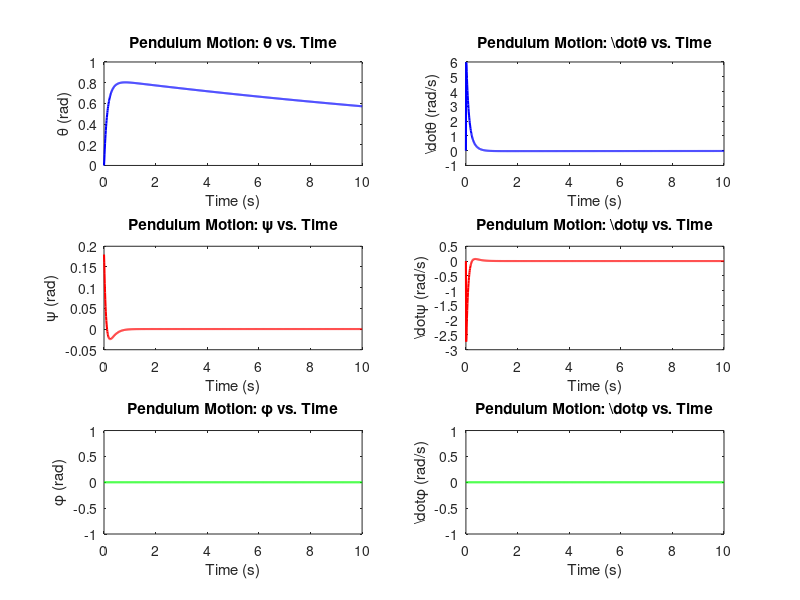

Source code (MATLAB):
function pendulum_simulation()

    % Initial conditions
    x0 = [0; 0.18; 0; 0; 0; 0]; % [theta; psi; phi; dot{theta}; dot{psi}; dot{phi}]

    % Time span for simulation
    tspan = 0:0.01:10; % From 0 to 10 seconds with a time step of 0.01 seconds

    % Solve the differential equations using ode45 solver
    [t, x] = ode45(@penduloinvertido_f, tspan, x0);

    % Extract the states for plotting
    theta = x(:, 1);
    psi = x(:, 2);
    phi = x(:, 3);
    dot_theta = x(:, 4);
    dot_psi = x(:, 5);
    dot_phi = x(:, 6);

    % Plot the results
    figure;

    subplot(3, 2, 1);
    plot(t, theta, 'b', 'LineWidth', 1.5);
    xlabel('Time (s)');
    ylabel('\theta (rad)');
    title('Pendulum Motion: \theta vs. Time');

    subplot(3, 2, 3);
    plot(t, psi, 'r', 'LineWidth', 1.5);
    xlabel('Time (s)');
    ylabel('\psi (rad)');
    title('Pendulum Motion: \psi vs. Time');

    subplot(3, 2, 5);
    plot(t, phi, 'g', 'LineWidth', 1.5);
    xlabel('Time (s)');
    ylabel('\phi (rad)');
    title('Pendulum Motion: \phi vs. Time');

    subplot(3, 2, 2);
    plot(t, dot_theta, 'b', 'LineWidth', 1.5);
    xlabel('Time (s)');
    ylabel('\dot{\theta} (rad/s)');
    title('Pendulum Motion: \dot{\theta} vs. Time');

    subplot(3, 2, 4);
    plot(t, dot_psi, 'r', 'LineWidth', 1.5);
    xlabel('Time (s)');
    ylabel('\dot{\psi} (rad/s)');
    title('Pendulum Motion: \dot{\psi} vs. Time');

    subplot(3, 2, 6);
    plot(t, dot_phi, 'g', 'LineWidth', 1.5);
    xlabel('Time (s)');
    ylabel('\dot{\phi} (rad/s)');
    title('Pendulum Motion: \dot{\phi} vs. Time');

end

function dx = penduloinvertido_f(t, x)
    % Variaveis de estado
    theta = x(1);
    psi = x(2);
    phi = x(3);

    % Derivadas das variaveis de estado
    theta_dot = x(4);
    psi_dot = x(5);
    phi_dot = x(6);

    % Parametros do sistema
    g = 9.8;  % gravidade
    m = 0.03; % peso da roda
    R = 0.04; % raio da roda
    Jw = m * R^2 / 2; % momento de inercia da roda
    M = 0.6;  % peso do corpo
    W = 0.14; % largura do corpo
    D = 0.04; % profundidade do corpo
    H = 0.144; % altura do corpo
    L = H / 2; % distância do centro de massa do corpo ao eixo da roda
    Jphi = M * L^2 / 3; % momento de inercia do corpo em pitch
    Jpsi = M * (W^2 + D^2) / 12; % momento de inercia do corpo em rumo
    Rm = 6.69; % resistencia do motor DC
    Kt = 0.4; % constante de torque (Nm/A)
    Ke = 0.4; % e constante de EMF (V s/rad)
    fm = 0.0022; % atrito entre o corpo e o motor
    n = 1; % reducao do motor

    % Matriz de inercia inversa
    M_inv = inv([
        R^2 * (2 * m + M) + 2 * Jw, M * R * L * cos(psi), 0;
        M * R * L * cos(psi), M * L^2 + Jpsi, 0;
        0, 0, m * (W^2 / 2) + Jphi + (W^2 / (2 * R^2)) * Jw
    ]);

    % Matriz G
    G = [
        0;
        -M * g * L * sin(psi);
        0
    ];

    % Matriz C
    C = [
        -M * R * L * sin(psi) * psi_dot^2;
        -M * L^2 * sin(psi) * cos(psi) * phi_dot^2;
        M * L^2 * sin(2 * psi) * psi_dot * phi_dot
    ];

    % Matriz Q
    Q = [
        -2 * ((n * Kt * Ke / Rm) + fm), 2 * ((n * Kt * Ke / Rm) + fm), 0;
        2 * ((n * Kt * Ke / Rm) + fm), -2 * ((n * Kt * Ke / Rm) + fm), 0;
        0, 0, -W^2 / (2 * R^2) * ((n * Kt * Ke / Rm) + fm)
    ];

    % Matriz H
    H = [
        n * Kt / Rm, n * Kt / Rm;
        -n * Kt / Rm, -n * Kt / Rm;
        -W / (2 * R) * n * Kt / Rm, W / (2 * R) * n * Kt / Rm
    ];

    % Matriz K
    K = [-0.0224, -25.4867, -0.7071, -1.0362, -2.2530, -0.0076;
         -0.0224, -25.4867, 0.7071, -1.0362, -2.2530, 0.0076];

    F = Q*[theta_dot; psi_dot; phi_dot] - H * K * [theta;psi;phi;theta_dot;psi_dot;phi_dot];

    % Sistema de equacoes diferenciais
    dx = zeros(6, 1);
    dx(1:3) = [theta_dot; psi_dot; phi_dot];
    dx(4:6) = M_inv * (F - G - C);
end

% Call the simulation function to run the simulation and plot the results
pendulum_simulation();
